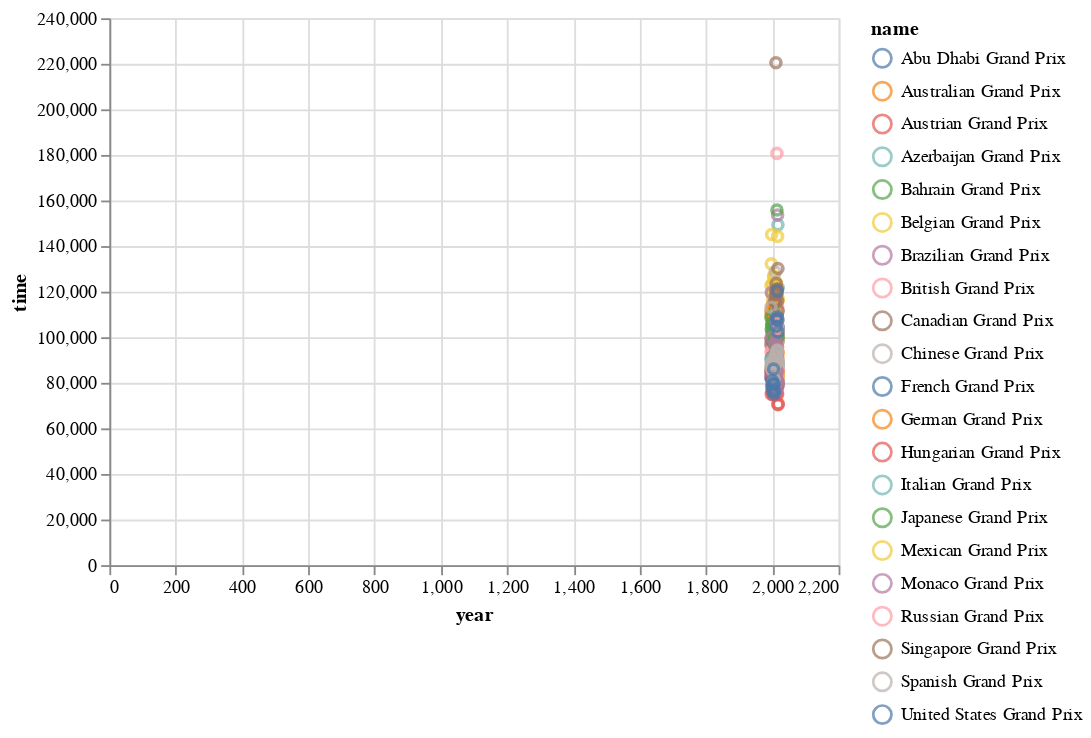

Write notebook code for a chart like this one.
### Code cell
alt.Chart(tracks_2018_mean_laps).mark_point().encode(
    x='year',
    y='time',
    color='name',
    tooltip='name'
).interactive()

### Figure 1 — Vega-Lite specification as saved in the notebook (floating-point values rounded to 4 significant figures; data arrays with more than 128 entries replaced by an {"elided": "..."} marker saying what was removed)
{"$schema": "https://vega.github.io/schema/vega-lite/v2.6.0.json", "config": {"view": {"height": 300, "width": 400}}, "data": {"name": "data-ba8b6ebd5975e4a7a8a05cb10430a4c0"}, "datasets": {"data-ba8b6ebd5975e4a7a8a05cb10430a4c0": {"elided": "343 records"}}, "encoding": {"color": {"field": "name", "type": "nominal"}, "tooltip": {"field": "name", "type": "nominal"}, "x": {"field": "year", "type": "quantitative"}, "y": {"field": "time", "type": "quantitative"}}, "mark": "point", "selection": {"selector002": {"bind": "scales", "encodings": ["x", "y"], "mark": {"fill": "#333", "fillOpacity": 0.125, "stroke": "white"}, "on": "[mousedown, window:mouseup] > window:mousemove!", "resolve": "global", "translate": "[mousedown, window:mouseup] > window:mousemove!", "type": "interval", "zoom": "wheel!"}}}
